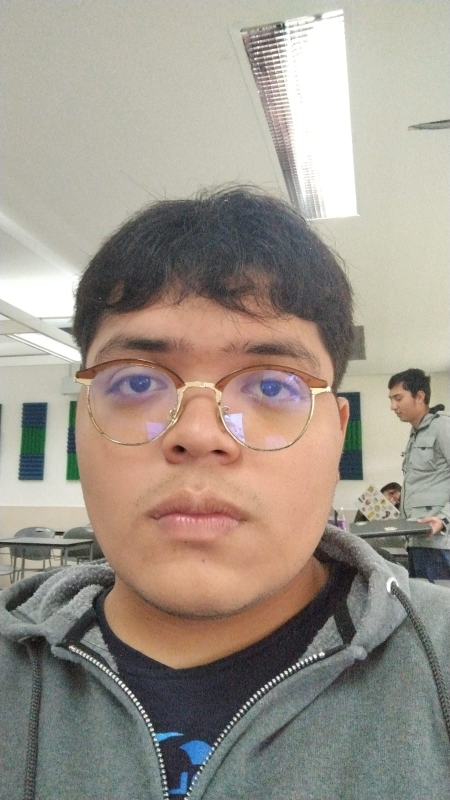
#> input picture gerardo.jpeg, 900 x 1600 px, given in place of the camera (shown at 1/2 size)
$ python AlmacenarRostros.py
#> lines starting #> are read from the running program, lines starting #| are printed output that depends on the picture; after the words box and inside, x2 and y2 are one past the last pixel; in counts of white or black regions, pixels touching at a corner belong together
import cv2
import os
import imutils
import time

listaPersonas = [
    'Jazael',
]

dataPath = f'{os.getcwd()}/data'

for nombrePersona in listaPersonas:
    rostrosPath = dataPath + '/' + nombrePersona

    if not os.path.exists(rostrosPath):
        separador = "=" * (len(str(rostrosPath)) + 17)
        print(f"{separador}\nCarpeta creada: {rostrosPath}\n{separador}")
        os.makedirs(rostrosPath)

        seconds = 5
        while True:
            print(f"*********** ABRIENDO CAMARA EN {seconds} **********")
            if seconds == 0: break
            seconds -= 1
            time.sleep(1)
        cap = cv2.VideoCapture(0, cv2.CAP_DSHOW)
        faceClassif = cv2.CascadeClassifier(cv2.data.haarcascades + 'haarcascade_frontalface_default.xml')
        count = 0

        while True:

            ret, frame = cap.read()
#> frame is the input picture: shape (1600, 900, 3); mean B, G, R 138.7, 149.2, 158
            if ret == False: break
            frame = imutils.resize(frame, width=640)
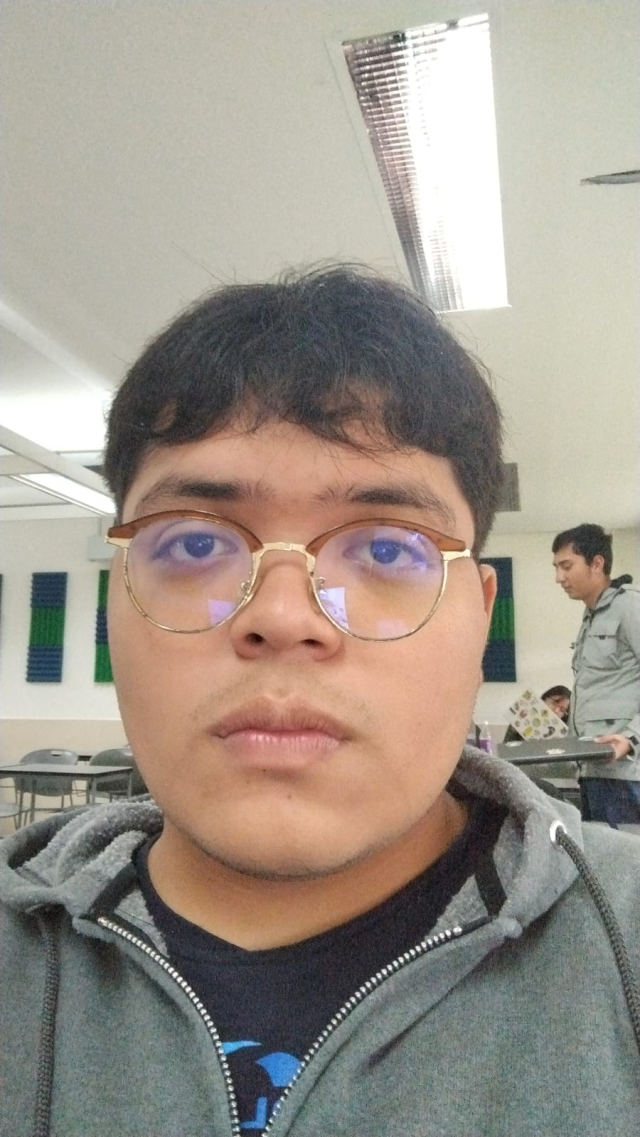
#> frame: shape (1137, 640, 3); mean B, G, R 138.7, 149.2, 158
            gray = cv2.cvtColor(frame, cv2.COLOR_BGR2GRAY)
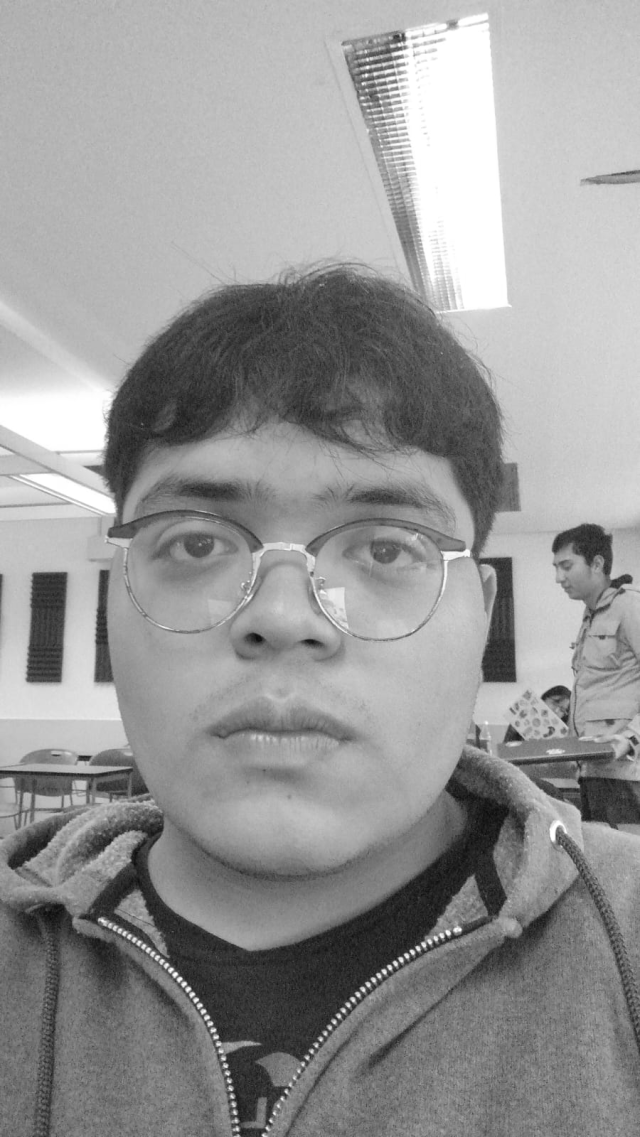
#> gray: shape (1137, 640); min 12, max 255, mean 150.6
            auxFrame = frame.copy()

            faces = faceClassif.detectMultiScale(gray, 1.3, 5)
#> faces = [[54, 351, 478, 478]]

            for (x, y, w, h) in faces:
                cv2.rectangle(frame, (x, y), (x + w, y + h), (0, 255, 0), 2)
                rostro = auxFrame[y:y + h, x:x + w]
                rostro = cv2.resize(rostro, (150, 150), interpolation=cv2.INTER_CUBIC)
                cv2.imwrite(rostrosPath + '/rostro_{}.jpg'.format(count), rostro)
                count = count + 1
#> this loop made 1 pass
#> (x, y, w, h, count) on pass 1: (54, 351, 478, 478, 1)
#> pass 1, `rostro = auxFrame[y:y + h, x:x + w]`:
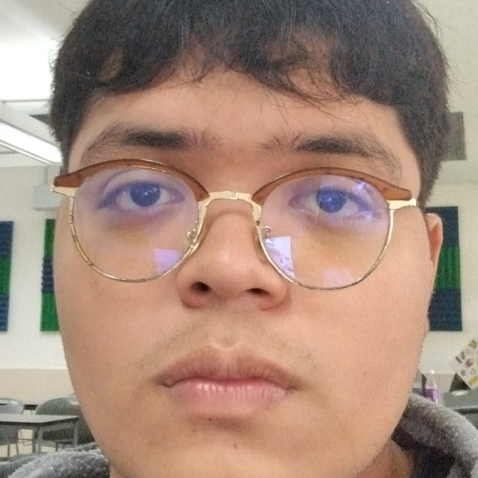
#> rostro: shape (478, 478, 3); mean B, G, R 122.1, 137.6, 165.6
#> pass 1, `rostro = cv2.resize(rostro, (150, 150), interpolation=cv2.INTER_CUBIC)`:
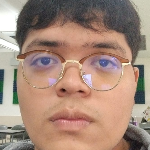
#> rostro: shape (150, 150, 3); mean B, G, R 122.1, 137.6, 165.6
#> after the loop:
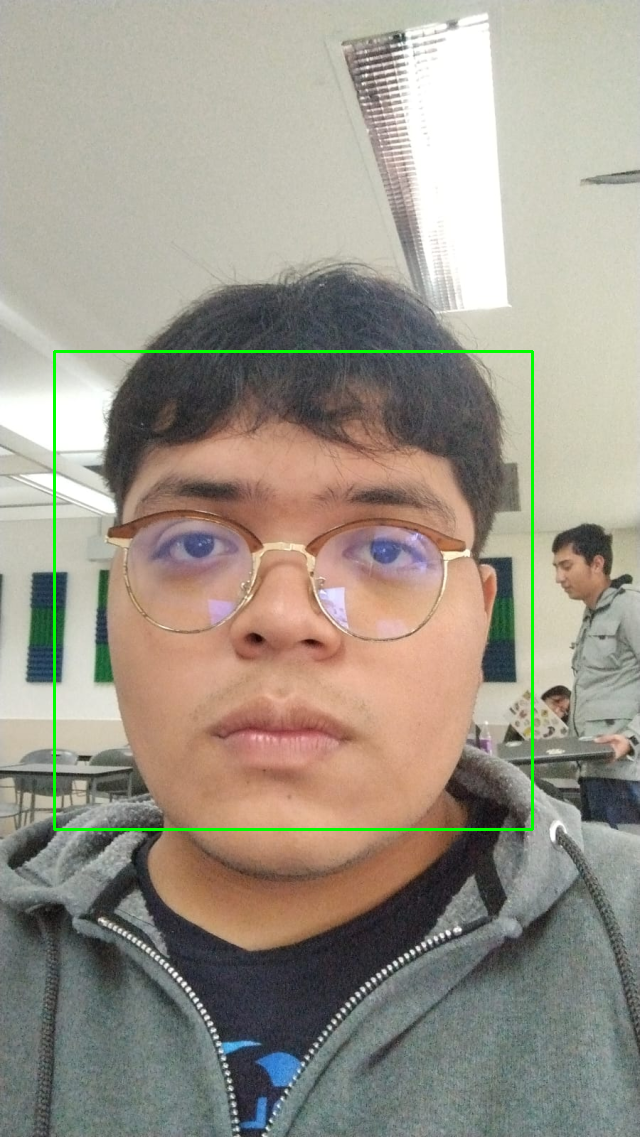
#> frame: shape (1137, 640, 3); 0.79% of pixels changed, all inside (x1, y1, x2, y2) = (53, 350, 534, 831)
#> after the loop, count = 1
            cv2.imshow('frame', frame)

            k = cv2.waitKey(1)
#> (key Esc is pressed here)
            if k == 27 or count >= 500:
                print(f"\n --- Se capturaron {count} Fotos ---")
#|  --- Se capturaron 1 Fotos ---
                break

        cap.release()
        cv2.destroyAllWindows()
